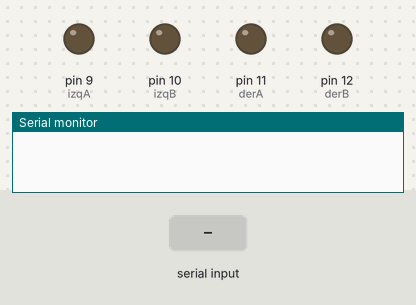
Bench run of a sketch on a simulated Arduino Uno, built with avr-gcc and run on an emulated ATmega328P. Shown: output pins drawn as LEDs (lit = HIGH), the last lines printed to the serial monitor. Inputs (shaded band) come from the test bench.

Above: at 1.2 s.
1.3 s: "a" received over Serial
At 2.5 s:
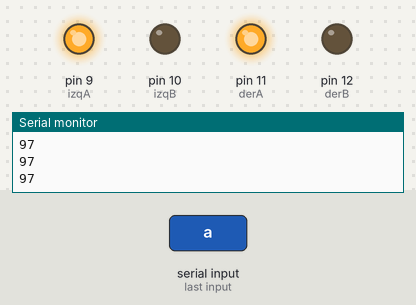
2.8 s: "d" received over Serial
At 3.9 s:
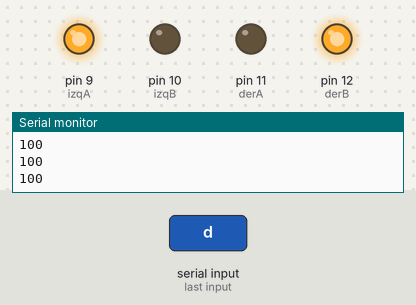
4.3 s: "b" received over Serial
At 5.1 s:
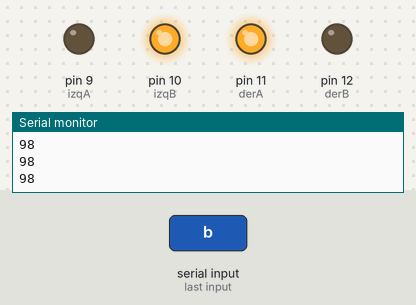
5.8 s: "e" received over Serial
At 6.2 s:
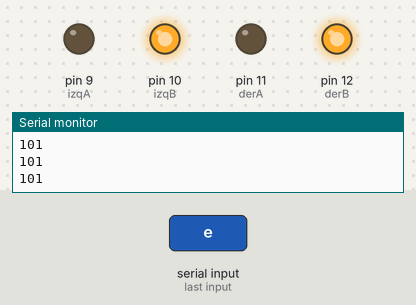
7.3 s: "c" received over Serial
At 8.6 s:
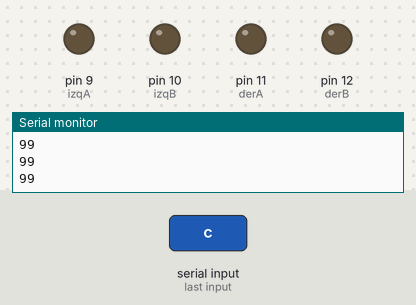
Timing chart, 0 to 9.8 s (numbered marks = the images above; inputs shaded):
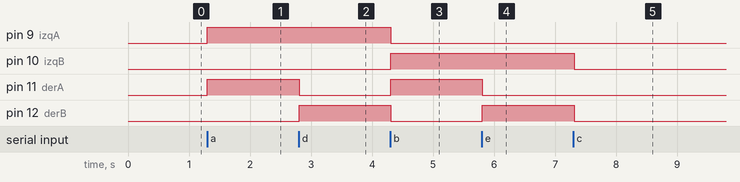

The sketch:

car2.ino
```cpp
int izqA = 9;
int izqB = 10;
int derA = 11;
int derB = 12;
int estado = 'g';

void setup() {
Serial.begin(9600);
pinMode(derA, OUTPUT);
pinMode(derB, OUTPUT);
pinMode(izqA, OUTPUT);
pinMode(izqB, OUTPUT);
}

void loop() {

if(Serial.available()>0){
estado = Serial.read();
}
if(estado=='a'){ // Forward
  Serial.println(estado);
analogWrite(derB, 0);
analogWrite(izqB, 0);
analogWrite(derA, 255);
analogWrite(izqA, 255);
}
if(estado=='d'){ // right
    Serial.println(estado);
analogWrite(derB, 255);
analogWrite(izqB, 0);
analogWrite(derA, 0);
analogWrite(izqA, 255);
}
if(estado=='c'){ // Stop
    Serial.println(estado);
analogWrite(derB, 0);
analogWrite(izqB, 0);
analogWrite(derA, 0);
analogWrite(izqA, 0);
}
if(estado=='b'){ // left
    Serial.println(estado);
analogWrite(derB, 0);
analogWrite(izqB, 255);
analogWrite(izqA, 0);
analogWrite(derA, 255);
}

if(estado=='e'){ // Reverse
    Serial.println(estado);
analogWrite(derA, 0);
analogWrite(izqA, 0);
analogWrite(derB, 255);
analogWrite(izqB, 255);
}
if (estado =='f'){ //

}
if (estado=='g'){ //
}
}
```

Measured:
- after the input at 1.3 s, pin 9 (izqA), pin 11 (derA): LOW → HIGH at once
- after the input at 2.8 s, pin 11 (derA): HIGH → LOW at once; pin 12 (derB): LOW → HIGH at once
- after the input at 4.3 s, pin 9 (izqA), pin 12 (derB): HIGH → LOW at once; pin 10 (izqB), pin 11 (derA): LOW → HIGH at once
- after the input at 5.8 s, pin 11 (derA): HIGH → LOW at once; pin 12 (derB): LOW → HIGH at once
- after the input at 7.3 s, pin 10 (izqB), pin 12 (derB): HIGH → LOW at once
